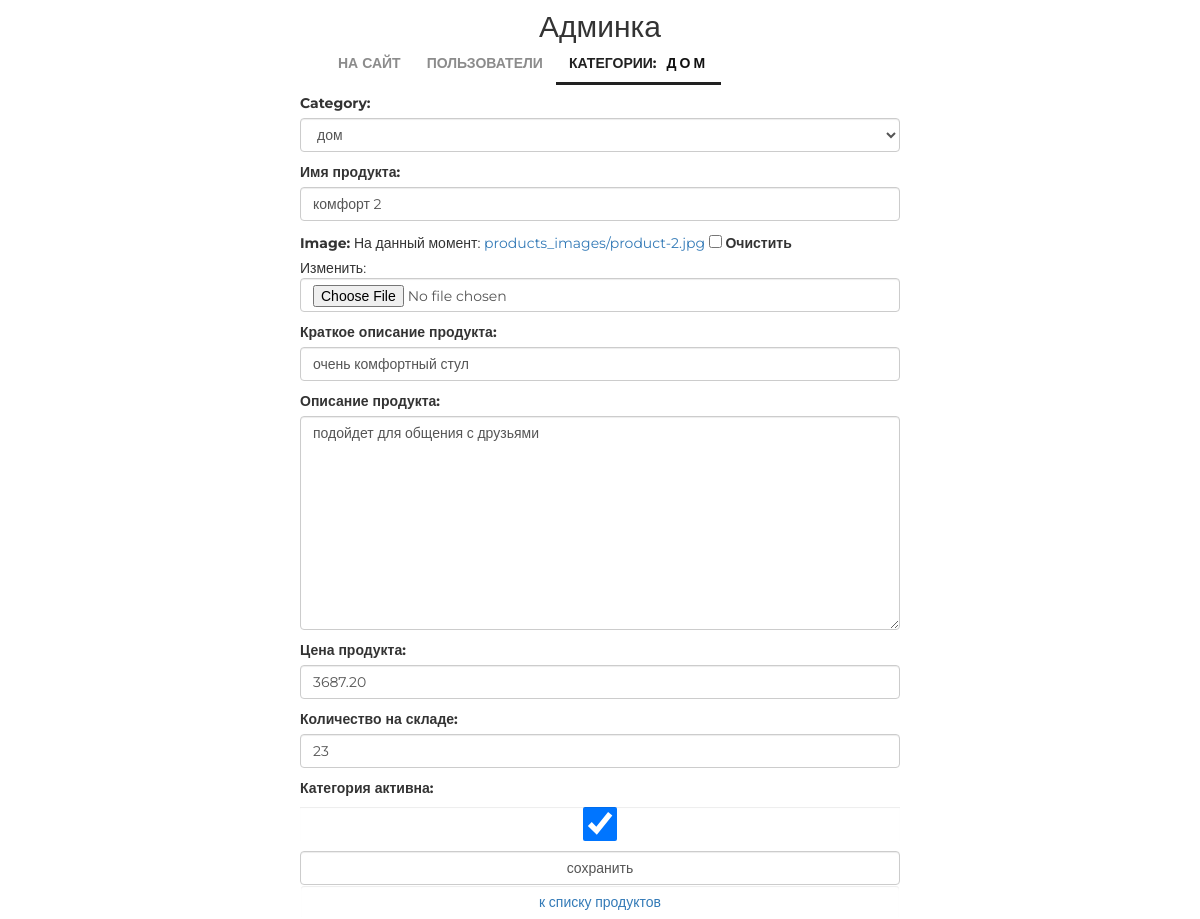
Page /admin/products/update/2/ on the earlier database version.
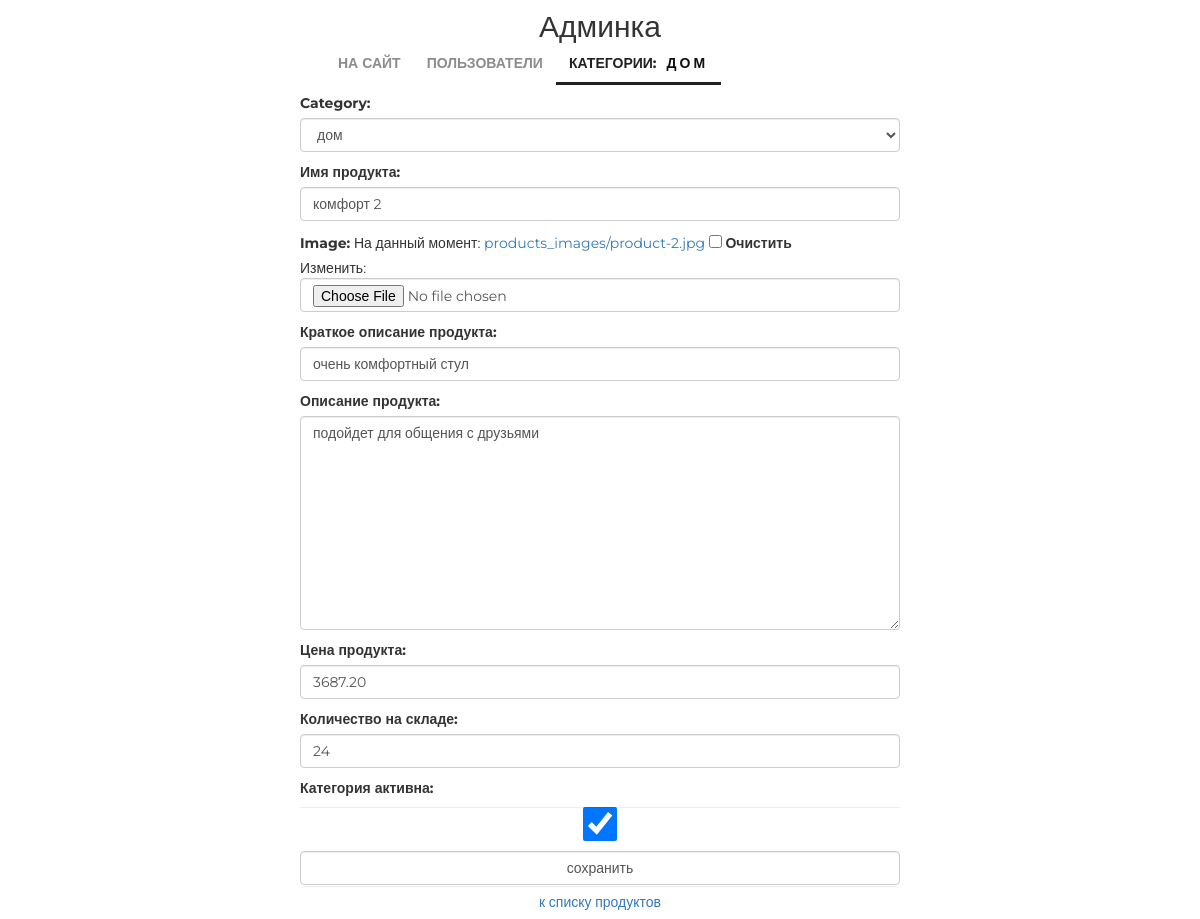
Same page on the later database version.
### mainapp/models.py (models this page shows, shortened)
class Product(models.Model):
    category = models.ForeignKey(ProductCategory, on_delete=models.CASCADE)
    name = models.CharField(verbose_name='имя продукта', max_length=128)
    image = models.ImageField(upload_to='products_images', blank=True)
    short_desc = models.CharField(verbose_name='краткое описание продукта', max_length=60, blank=True)
    description = models.TextField(verbose_name='описание продукта', blank=True)
    price = models.DecimalField(verbose_name='цена продукта', max_digits=8, decimal_places=2, default=0)
    quantity = models.PositiveIntegerField(verbose_name='количество на складе', default=0)
    is_active = models.BooleanField(verbose_name='категория активна', default=True)

### adminapp/views.py (the view)
# urls.py: re_path(r'^products/update/(?P<pk>\d+)/$', adminapp.product_update, name='product_update'),
def product_update(request, pk):
    title = 'продукт/редактирование'
    edit_product = get_object_or_404(Product, pk=pk)
    if request.method == 'POST':
        edit_form = ProductEditForm(request.POST, request.FILES, instance=edit_product)
        if edit_form.is_valid():
            edit_form.save()
            return HttpResponseRedirect(reverse('admin:product_update', args=[edit_product.pk]))
    else:
        edit_form = ProductEditForm(instance=edit_product)
    content = {'title': title, 'update_form': edit_form, 'category': edit_product.category}
    return render(request, 'adminapp/product_update.html', content)

### adminapp/forms.py
class ProductEditForm(forms.ModelForm):
    class Meta:
        model = Product
        fields = '__all__'
    def __init__(self, *args, **kwargs):
        super(ProductEditForm, self).__init__(*args, **kwargs)
        for field_name, field in self.fields.items():
            field.widget.attrs['class'] = 'form-control'
            field.help_text = ''

### mainapp/context_processors.py (called while the page is built)
def basket(request):
    basket_list = []
    if request.user.is_authenticated:
        basket_list = Basket.objects.filter(user=request.user)
    return {
        'basket': basket_list
    }

### mainapp/models.py (called while the page is built)
    def __str__(self):
        return self.name

### adminapp/templates/adminapp/product_update.html (shortened to what this page needs)
{% extends 'adminapp/base.html' %}
{% load static %}
{% block content %}
    <div class="new_category_form">
        <form class="form-horizontal" method="post" enctype="multipart/form-data">
            {{ update_form.as_p }}
            <input class="form-control" type="submit" value="сохранить">
        </form>
        <button class="btn btn-round form-control last">
            <a href="{% url 'admin:products' category.pk %}">
                к списку продуктов
            </a>
        </button>
    </div>
{% endblock %}

Differences in the rows shown:
changed Product "дом": quantity "23" → "24"
